Frame 1 (no input): blank canvas, image omitted
Frame 60 (the mouse pressed at the canvas centre just before this capture): blank canvas, image omitted
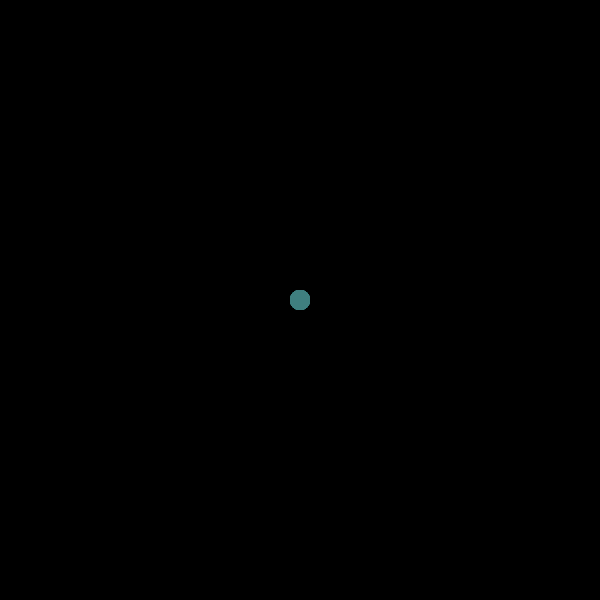
Frame 120 (the mouse held since frame 60 and released just before this capture)

The Processing sketch whose frames 1 and 60 were blank and that drew this single picture after the mouse press (run headless with seeded random() and noise(); from frame 60 on, the mouse is pressed at the canvas centre):

// Processing sketch: processing_72077
// ── processing_72077.pde

int rainbow = 0;

void setup() {
  size(600, 600);
  background(0);
  colorMode(HSB, 600);
  smooth();
}

void draw() {
noStroke();
  fill(mouseX, mouseX, mouseY);
  ellipse(mouseX, mouseY, 20, 20);   
  frameRate(60);
  
}

void mousePressed() {

}
